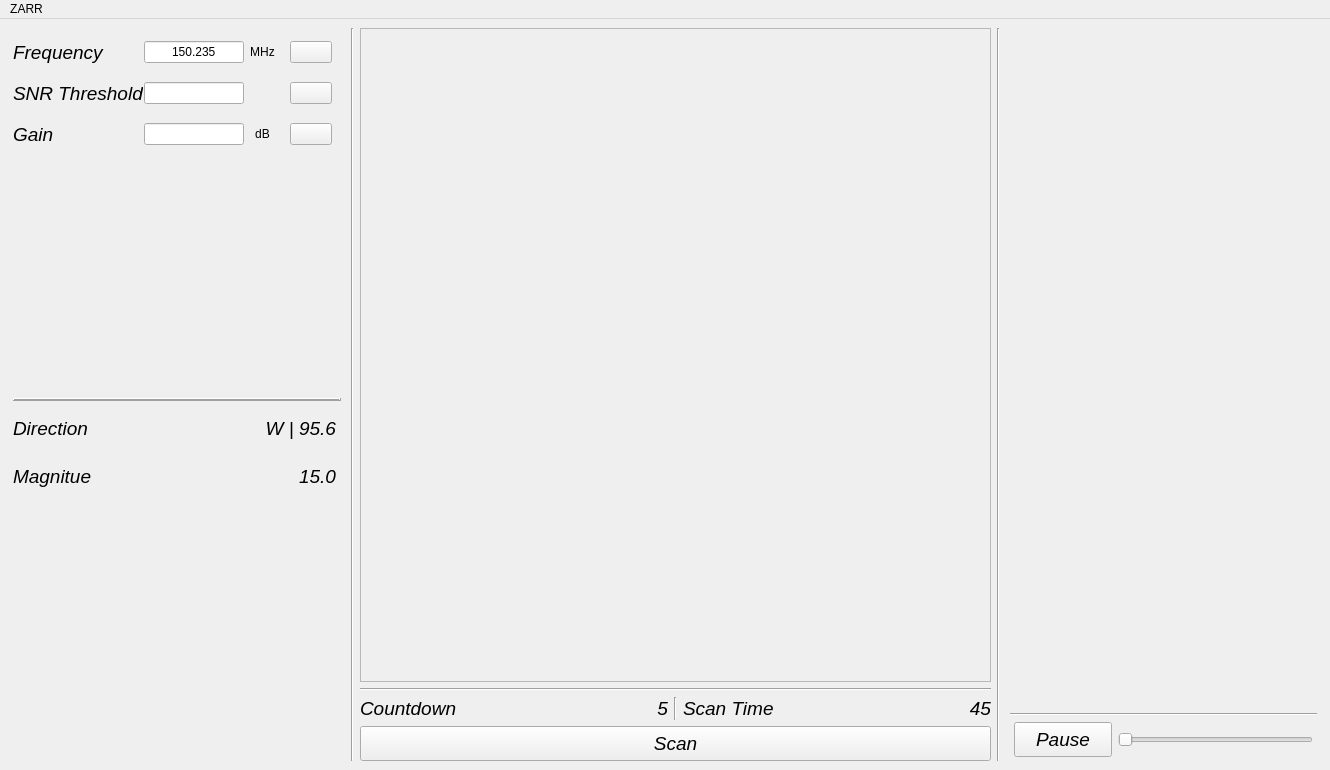
<?xml version="1.0" encoding="UTF-8"?>
<ui version="4.0">
 <class>MainWindow</class>
 <widget class="QMainWindow" name="MainWindow">
  <property name="windowModality">
   <enum>Qt::NonModal</enum>
  </property>
  <property name="geometry">
   <rect>
    <x>0</x>
    <y>0</y>
    <width>1330</width>
    <height>770</height>
   </rect>
  </property>
  <property name="sizePolicy">
   <sizepolicy hsizetype="Maximum" vsizetype="Maximum">
    <horstretch>0</horstretch>
    <verstretch>0</verstretch>
   </sizepolicy>
  </property>
  <property name="windowTitle">
   <string>ZRC - Portable Aerial Radio Receiver</string>
  </property>
  <widget class="QWidget" name="centralwidget">
   <layout class="QVBoxLayout" name="centralWidgetLayout">
    <item>
     <layout class="QGridLayout" name="gridLayout" columnstretch="1,1,2,1,1">
      <item row="0" column="0">
       <widget class="QFrame" name="leftFrame">
        <property name="maximumSize">
         <size>
          <width>400</width>
          <height>16777215</height>
         </size>
        </property>
        <property name="autoFillBackground">
         <bool>false</bool>
        </property>
        <property name="frameShape">
         <enum>QFrame::NoFrame</enum>
        </property>
        <layout class="QVBoxLayout" name="leftLayout" stretch="1,1">
         <property name="margin">
          <number>4</number>
         </property>
         <item>
          <layout class="QVBoxLayout" name="receiverLayout" stretch="0,0,0,1">
           <property name="spacing">
            <number>1</number>
           </property>
           <property name="topMargin">
            <number>0</number>
           </property>
           <item>
            <layout class="QHBoxLayout" name="freqLayout" stretch="0,0,0,0,0">
             <item>
              <widget class="QLabel" name="freqLbl">
               <property name="sizePolicy">
                <sizepolicy hsizetype="Preferred" vsizetype="Preferred">
                 <horstretch>0</horstretch>
                 <verstretch>0</verstretch>
                </sizepolicy>
               </property>
               <property name="minimumSize">
                <size>
                 <width>130</width>
                 <height>40</height>
                </size>
               </property>
               <property name="font">
                <font>
                 <pointsize>14</pointsize>
                 <italic>true</italic>
                </font>
               </property>
               <property name="text">
                <string>Frequency</string>
               </property>
              </widget>
             </item>
             <item>
              <spacer name="freqHSpacer">
               <property name="orientation">
                <enum>Qt::Horizontal</enum>
               </property>
               <property name="sizeHint" stdset="0">
                <size>
                 <width>40</width>
                 <height>20</height>
                </size>
               </property>
              </spacer>
             </item>
             <item>
              <widget class="QLineEdit" name="freqVal">
               <property name="sizePolicy">
                <sizepolicy hsizetype="Fixed" vsizetype="Fixed">
                 <horstretch>0</horstretch>
                 <verstretch>0</verstretch>
                </sizepolicy>
               </property>
               <property name="maximumSize">
                <size>
                 <width>100</width>
                 <height>16777215</height>
                </size>
               </property>
               <property name="text">
                <string>150.235</string>
               </property>
               <property name="alignment">
                <set>Qt::AlignCenter</set>
               </property>
               <property name="readOnly">
                <bool>true</bool>
               </property>
              </widget>
             </item>
             <item>
              <widget class="QLabel" name="freqUnit">
               <property name="minimumSize">
                <size>
                 <width>35</width>
                 <height>0</height>
                </size>
               </property>
               <property name="text">
                <string>MHz</string>
               </property>
               <property name="alignment">
                <set>Qt::AlignCenter</set>
               </property>
              </widget>
             </item>
             <item>
              <widget class="QStackedWidget" name="freqStacked">
               <property name="sizePolicy">
                <sizepolicy hsizetype="Preferred" vsizetype="Preferred">
                 <horstretch>0</horstretch>
                 <verstretch>0</verstretch>
                </sizepolicy>
               </property>
               <property name="maximumSize">
                <size>
                 <width>60</width>
                 <height>16777215</height>
                </size>
               </property>
               <property name="currentIndex">
                <number>0</number>
               </property>
               <widget class="QWidget" name="freqCog">
                <layout class="QHBoxLayout" name="freqCogLayout">
                 <item>
                  <widget class="QPushButton" name="freqBtn">
                   <property name="minimumSize">
                    <size>
                     <width>10</width>
                     <height>10</height>
                    </size>
                   </property>
                   <property name="maximumSize">
                    <size>
                     <width>75</width>
                     <height>16777215</height>
                    </size>
                   </property>
                   <property name="text">
                    <string/>
                   </property>
                   <property name="icon">
                    <iconset resource="resources.qrc">
                     <normaloff>:/Icons/Assets/Icons/cog_settings.png</normaloff>:/Icons/Assets/Icons/cog_settings.png</iconset>
                   </property>
                   <property name="iconSize">
                    <size>
                     <width>24</width>
                     <height>24</height>
                    </size>
                   </property>
                  </widget>
                 </item>
                </layout>
               </widget>
               <widget class="QWidget" name="freqOkCancel">
                <layout class="QHBoxLayout" name="freqOkCancelLayout">
                 <property name="spacing">
                  <number>0</number>
                 </property>
                 <property name="sizeConstraint">
                  <enum>QLayout::SetDefaultConstraint</enum>
                 </property>
                 <property name="margin">
                  <number>0</number>
                 </property>
                 <item>
                  <widget class="QPushButton" name="frekOkBtn">
                   <property name="text">
                    <string/>
                   </property>
                   <property name="icon">
                    <iconset resource="resources.qrc">
                     <normaloff>:/Icons/Assets/Icons/check.png</normaloff>:/Icons/Assets/Icons/check.png</iconset>
                   </property>
                  </widget>
                 </item>
                 <item>
                  <widget class="QPushButton" name="freqCancelBtn">
                   <property name="text">
                    <string/>
                   </property>
                   <property name="icon">
                    <iconset resource="resources.qrc">
                     <normaloff>:/Icons/Assets/Icons/cancel.png</normaloff>:/Icons/Assets/Icons/cancel.png</iconset>
                   </property>
                  </widget>
                 </item>
                </layout>
               </widget>
              </widget>
             </item>
            </layout>
           </item>
           <item>
            <layout class="QHBoxLayout" name="snrLayout" stretch="0,0,0,0,0">
             <item>
              <widget class="QLabel" name="snrLbl">
               <property name="minimumSize">
                <size>
                 <width>130</width>
                 <height>40</height>
                </size>
               </property>
               <property name="maximumSize">
                <size>
                 <width>110</width>
                 <height>16777215</height>
                </size>
               </property>
               <property name="font">
                <font>
                 <pointsize>14</pointsize>
                 <italic>true</italic>
                </font>
               </property>
               <property name="text">
                <string>SNR Threshold</string>
               </property>
              </widget>
             </item>
             <item>
              <spacer name="snrHSpacer">
               <property name="orientation">
                <enum>Qt::Horizontal</enum>
               </property>
               <property name="sizeHint" stdset="0">
                <size>
                 <width>40</width>
                 <height>20</height>
                </size>
               </property>
              </spacer>
             </item>
             <item>
              <widget class="QLineEdit" name="snrVal">
               <property name="sizePolicy">
                <sizepolicy hsizetype="Fixed" vsizetype="Fixed">
                 <horstretch>0</horstretch>
                 <verstretch>0</verstretch>
                </sizepolicy>
               </property>
               <property name="maximumSize">
                <size>
                 <width>100</width>
                 <height>16777215</height>
                </size>
               </property>
               <property name="alignment">
                <set>Qt::AlignCenter</set>
               </property>
               <property name="readOnly">
                <bool>true</bool>
               </property>
              </widget>
             </item>
             <item>
              <widget class="QLabel" name="snrUnit">
               <property name="minimumSize">
                <size>
                 <width>35</width>
                 <height>0</height>
                </size>
               </property>
               <property name="text">
                <string/>
               </property>
               <property name="alignment">
                <set>Qt::AlignCenter</set>
               </property>
              </widget>
             </item>
             <item>
              <widget class="QStackedWidget" name="snrStacked">
               <property name="sizePolicy">
                <sizepolicy hsizetype="Preferred" vsizetype="Preferred">
                 <horstretch>0</horstretch>
                 <verstretch>0</verstretch>
                </sizepolicy>
               </property>
               <property name="maximumSize">
                <size>
                 <width>60</width>
                 <height>16777215</height>
                </size>
               </property>
               <property name="currentIndex">
                <number>0</number>
               </property>
               <widget class="QWidget" name="snrCog">
                <property name="layoutDirection">
                 <enum>Qt::LeftToRight</enum>
                </property>
                <layout class="QHBoxLayout" name="snrCogLayout">
                 <item>
                  <widget class="QPushButton" name="snrBtn">
                   <property name="enabled">
                    <bool>true</bool>
                   </property>
                   <property name="sizePolicy">
                    <sizepolicy hsizetype="Minimum" vsizetype="Fixed">
                     <horstretch>0</horstretch>
                     <verstretch>0</verstretch>
                    </sizepolicy>
                   </property>
                   <property name="minimumSize">
                    <size>
                     <width>10</width>
                     <height>10</height>
                    </size>
                   </property>
                   <property name="maximumSize">
                    <size>
                     <width>75</width>
                     <height>16777215</height>
                    </size>
                   </property>
                   <property name="text">
                    <string/>
                   </property>
                   <property name="icon">
                    <iconset resource="resources.qrc">
                     <normaloff>:/Icons/Assets/Icons/cog_settings.png</normaloff>:/Icons/Assets/Icons/cog_settings.png</iconset>
                   </property>
                   <property name="iconSize">
                    <size>
                     <width>24</width>
                     <height>24</height>
                    </size>
                   </property>
                  </widget>
                 </item>
                </layout>
               </widget>
               <widget class="QWidget" name="snrOkCancel">
                <layout class="QHBoxLayout" name="snrOkCancelLayout">
                 <property name="spacing">
                  <number>0</number>
                 </property>
                 <property name="sizeConstraint">
                  <enum>QLayout::SetDefaultConstraint</enum>
                 </property>
                 <property name="margin">
                  <number>0</number>
                 </property>
                 <item>
                  <widget class="QPushButton" name="snrOkBtn">
                   <property name="text">
                    <string/>
                   </property>
                   <property name="icon">
                    <iconset resource="resources.qrc">
                     <normaloff>:/Icons/Assets/Icons/check.png</normaloff>:/Icons/Assets/Icons/check.png</iconset>
                   </property>
                  </widget>
                 </item>
                 <item>
                  <widget class="QPushButton" name="snrCancelBtn">
                   <property name="text">
                    <string/>
                   </property>
                   <property name="icon">
                    <iconset resource="resources.qrc">
                     <normaloff>:/Icons/Assets/Icons/cancel.png</normaloff>:/Icons/Assets/Icons/cancel.png</iconset>
                   </property>
                  </widget>
                 </item>
                </layout>
               </widget>
              </widget>
             </item>
            </layout>
           </item>
           <item>
            <layout class="QHBoxLayout" name="gainLayout" stretch="0,0,0,0,0">
             <item>
              <widget class="QLabel" name="gainLbl">
               <property name="sizePolicy">
                <sizepolicy hsizetype="Preferred" vsizetype="Preferred">
                 <horstretch>0</horstretch>
                 <verstretch>0</verstretch>
                </sizepolicy>
               </property>
               <property name="minimumSize">
                <size>
                 <width>130</width>
                 <height>40</height>
                </size>
               </property>
               <property name="maximumSize">
                <size>
                 <width>110</width>
                 <height>16777215</height>
                </size>
               </property>
               <property name="font">
                <font>
                 <pointsize>14</pointsize>
                 <italic>true</italic>
                </font>
               </property>
               <property name="text">
                <string>Gain</string>
               </property>
              </widget>
             </item>
             <item>
              <spacer name="gainHSpacer">
               <property name="orientation">
                <enum>Qt::Horizontal</enum>
               </property>
               <property name="sizeHint" stdset="0">
                <size>
                 <width>40</width>
                 <height>20</height>
                </size>
               </property>
              </spacer>
             </item>
             <item>
              <widget class="QLineEdit" name="gainVal">
               <property name="sizePolicy">
                <sizepolicy hsizetype="Fixed" vsizetype="Fixed">
                 <horstretch>0</horstretch>
                 <verstretch>0</verstretch>
                </sizepolicy>
               </property>
               <property name="maximumSize">
                <size>
                 <width>100</width>
                 <height>16777215</height>
                </size>
               </property>
               <property name="alignment">
                <set>Qt::AlignCenter</set>
               </property>
               <property name="readOnly">
                <bool>true</bool>
               </property>
              </widget>
             </item>
             <item>
              <widget class="QLabel" name="gainUnit">
               <property name="minimumSize">
                <size>
                 <width>35</width>
                 <height>0</height>
                </size>
               </property>
               <property name="text">
                <string>dB</string>
               </property>
               <property name="alignment">
                <set>Qt::AlignCenter</set>
               </property>
              </widget>
             </item>
             <item>
              <widget class="QStackedWidget" name="gainStacked">
               <property name="sizePolicy">
                <sizepolicy hsizetype="Preferred" vsizetype="Preferred">
                 <horstretch>0</horstretch>
                 <verstretch>0</verstretch>
                </sizepolicy>
               </property>
               <property name="maximumSize">
                <size>
                 <width>60</width>
                 <height>16777215</height>
                </size>
               </property>
               <property name="currentIndex">
                <number>0</number>
               </property>
               <widget class="QWidget" name="gainCog">
                <property name="sizePolicy">
                 <sizepolicy hsizetype="Preferred" vsizetype="Preferred">
                  <horstretch>0</horstretch>
                  <verstretch>0</verstretch>
                 </sizepolicy>
                </property>
                <layout class="QVBoxLayout" name="gainCogLayout">
                 <item>
                  <widget class="QPushButton" name="gainButton">
                   <property name="minimumSize">
                    <size>
                     <width>10</width>
                     <height>10</height>
                    </size>
                   </property>
                   <property name="maximumSize">
                    <size>
                     <width>75</width>
                     <height>16777215</height>
                    </size>
                   </property>
                   <property name="layoutDirection">
                    <enum>Qt::LeftToRight</enum>
                   </property>
                   <property name="text">
                    <string/>
                   </property>
                   <property name="icon">
                    <iconset resource="resources.qrc">
                     <normaloff>:/Icons/Assets/Icons/cog_settings.png</normaloff>:/Icons/Assets/Icons/cog_settings.png</iconset>
                   </property>
                   <property name="iconSize">
                    <size>
                     <width>24</width>
                     <height>24</height>
                    </size>
                   </property>
                  </widget>
                 </item>
                </layout>
               </widget>
               <widget class="QWidget" name="gainOkCancel">
                <layout class="QHBoxLayout" name="gainOkCancelLayout">
                 <property name="spacing">
                  <number>0</number>
                 </property>
                 <property name="sizeConstraint">
                  <enum>QLayout::SetDefaultConstraint</enum>
                 </property>
                 <property name="margin">
                  <number>0</number>
                 </property>
                 <item>
                  <widget class="QPushButton" name="gainOkBtn">
                   <property name="text">
                    <string/>
                   </property>
                   <property name="icon">
                    <iconset resource="resources.qrc">
                     <normaloff>:/Icons/Assets/Icons/check.png</normaloff>:/Icons/Assets/Icons/check.png</iconset>
                   </property>
                  </widget>
                 </item>
                 <item>
                  <widget class="QPushButton" name="gainCancelBtn">
                   <property name="text">
                    <string/>
                   </property>
                   <property name="icon">
                    <iconset resource="resources.qrc">
                     <normaloff>:/Icons/Assets/Icons/cancel.png</normaloff>:/Icons/Assets/Icons/cancel.png</iconset>
                   </property>
                  </widget>
                 </item>
                </layout>
               </widget>
              </widget>
             </item>
            </layout>
           </item>
           <item>
            <spacer name="receiverVSpacer">
             <property name="orientation">
              <enum>Qt::Vertical</enum>
             </property>
             <property name="sizeHint" stdset="0">
              <size>
               <width>20</width>
               <height>40</height>
              </size>
             </property>
            </spacer>
           </item>
          </layout>
         </item>
         <item>
          <layout class="QVBoxLayout" name="scanResultLayout">
           <property name="bottomMargin">
            <number>15</number>
           </property>
           <item>
            <widget class="Line" name="line">
             <property name="frameShadow">
              <enum>QFrame::Raised</enum>
             </property>
             <property name="lineWidth">
              <number>2</number>
             </property>
             <property name="orientation">
              <enum>Qt::Horizontal</enum>
             </property>
            </widget>
           </item>
           <item>
            <layout class="QHBoxLayout" name="directionLayout" stretch="0,1">
             <property name="rightMargin">
              <number>5</number>
             </property>
             <item>
              <widget class="QLabel" name="directionLbl">
               <property name="minimumSize">
                <size>
                 <width>0</width>
                 <height>42</height>
                </size>
               </property>
               <property name="font">
                <font>
                 <pointsize>14</pointsize>
                 <italic>true</italic>
                </font>
               </property>
               <property name="text">
                <string>Direction</string>
               </property>
              </widget>
             </item>
             <item>
              <widget class="QLabel" name="directionVal">
               <property name="font">
                <font>
                 <pointsize>14</pointsize>
                 <italic>true</italic>
                </font>
               </property>
               <property name="text">
                <string>W | 95.6</string>
               </property>
               <property name="alignment">
                <set>Qt::AlignRight|Qt::AlignTrailing|Qt::AlignVCenter</set>
               </property>
              </widget>
             </item>
            </layout>
           </item>
           <item>
            <layout class="QHBoxLayout" name="magnitudeLayout" stretch="0,1">
             <property name="rightMargin">
              <number>5</number>
             </property>
             <item>
              <widget class="QLabel" name="magnitudeLbl">
               <property name="minimumSize">
                <size>
                 <width>0</width>
                 <height>42</height>
                </size>
               </property>
               <property name="font">
                <font>
                 <pointsize>14</pointsize>
                 <italic>true</italic>
                </font>
               </property>
               <property name="text">
                <string>Magnitue</string>
               </property>
              </widget>
             </item>
             <item>
              <widget class="QLabel" name="magnitudeVal">
               <property name="font">
                <font>
                 <pointsize>14</pointsize>
                 <italic>true</italic>
                </font>
               </property>
               <property name="text">
                <string>15.0</string>
               </property>
               <property name="alignment">
                <set>Qt::AlignRight|Qt::AlignTrailing|Qt::AlignVCenter</set>
               </property>
              </widget>
             </item>
            </layout>
           </item>
           <item>
            <spacer name="scanResultVSpacer">
             <property name="orientation">
              <enum>Qt::Vertical</enum>
             </property>
             <property name="sizeHint" stdset="0">
              <size>
               <width>20</width>
               <height>40</height>
              </size>
             </property>
            </spacer>
           </item>
          </layout>
         </item>
        </layout>
       </widget>
      </item>
      <item row="0" column="4">
       <widget class="QFrame" name="waterfallFrame">
        <property name="maximumSize">
         <size>
          <width>400</width>
          <height>16777215</height>
         </size>
        </property>
        <property name="frameShape">
         <enum>QFrame::NoFrame</enum>
        </property>
        <property name="frameShadow">
         <enum>QFrame::Sunken</enum>
        </property>
        <layout class="QGridLayout" name="waterfallFrameLayout" rowstretch="1,0,0">
         <property name="margin">
          <number>4</number>
         </property>
         <item row="2" column="0">
          <layout class="QHBoxLayout" name="waterfallToolbar">
           <property name="leftMargin">
            <number>4</number>
           </property>
           <property name="rightMargin">
            <number>4</number>
           </property>
           <property name="bottomMargin">
            <number>0</number>
           </property>
           <item>
            <layout class="QHBoxLayout" name="audioLayout" stretch="1,2">
             <item>
              <widget class="QPushButton" name="pauseBtn">
               <property name="minimumSize">
                <size>
                 <width>0</width>
                 <height>35</height>
                </size>
               </property>
               <property name="font">
                <font>
                 <pointsize>14</pointsize>
                 <italic>true</italic>
                </font>
               </property>
               <property name="text">
                <string>Pause</string>
               </property>
              </widget>
             </item>
             <item>
              <widget class="QSlider" name="soundSlider">
               <property name="maximum">
                <number>100</number>
               </property>
               <property name="orientation">
                <enum>Qt::Horizontal</enum>
               </property>
              </widget>
             </item>
            </layout>
           </item>
          </layout>
         </item>
         <item row="1" column="0">
          <widget class="Line" name="waterfallHLine">
           <property name="orientation">
            <enum>Qt::Horizontal</enum>
           </property>
          </widget>
         </item>
         <item row="0" column="0">
          <widget class="QWidget" name="waterfall" native="true"/>
         </item>
        </layout>
       </widget>
      </item>
      <item row="0" column="2">
       <layout class="QGridLayout" name="centerLayout" rowstretch="20,0,0,0">
        <item row="3" column="0">
         <layout class="QHBoxLayout" name="scanStartLayout">
          <property name="bottomMargin">
           <number>0</number>
          </property>
          <item>
           <widget class="QPushButton" name="scanButton">
            <property name="minimumSize">
             <size>
              <width>0</width>
              <height>35</height>
             </size>
            </property>
            <property name="font">
             <font>
              <pointsize>14</pointsize>
              <italic>true</italic>
             </font>
            </property>
            <property name="text">
             <string>Scan</string>
            </property>
           </widget>
          </item>
         </layout>
        </item>
        <item row="2" column="0">
         <layout class="QHBoxLayout" name="timeDispLayout">
          <item>
           <layout class="QGridLayout" name="countdownLayout">
            <item row="0" column="0">
             <widget class="QLabel" name="countdownLbl">
              <property name="font">
               <font>
                <pointsize>14</pointsize>
                <italic>true</italic>
               </font>
              </property>
              <property name="text">
               <string>Countdown</string>
              </property>
             </widget>
            </item>
            <item row="0" column="1">
             <widget class="QLabel" name="countdownVal">
              <property name="font">
               <font>
                <pointsize>14</pointsize>
                <italic>true</italic>
               </font>
              </property>
              <property name="text">
               <string>5</string>
              </property>
              <property name="alignment">
               <set>Qt::AlignRight|Qt::AlignTrailing|Qt::AlignVCenter</set>
              </property>
             </widget>
            </item>
           </layout>
          </item>
          <item>
           <widget class="Line" name="scanTimeVLine">
            <property name="orientation">
             <enum>Qt::Vertical</enum>
            </property>
           </widget>
          </item>
          <item>
           <layout class="QGridLayout" name="scanTimeLayout">
            <item row="0" column="0">
             <widget class="QLabel" name="scanTimeLbl">
              <property name="font">
               <font>
                <pointsize>14</pointsize>
                <italic>true</italic>
               </font>
              </property>
              <property name="text">
               <string>Scan Time</string>
              </property>
             </widget>
            </item>
            <item row="0" column="1">
             <widget class="QLabel" name="scanTimeVal">
              <property name="font">
               <font>
                <pointsize>14</pointsize>
                <italic>true</italic>
               </font>
              </property>
              <property name="text">
               <string>45</string>
              </property>
              <property name="alignment">
               <set>Qt::AlignRight|Qt::AlignTrailing|Qt::AlignVCenter</set>
              </property>
             </widget>
            </item>
           </layout>
          </item>
         </layout>
        </item>
        <item row="1" column="0">
         <widget class="Line" name="compassHLine">
          <property name="orientation">
           <enum>Qt::Horizontal</enum>
          </property>
         </widget>
        </item>
        <item row="0" column="0">
         <widget class="QFrame" name="compass">
          <property name="frameShape">
           <enum>QFrame::StyledPanel</enum>
          </property>
          <property name="frameShadow">
           <enum>QFrame::Raised</enum>
          </property>
         </widget>
        </item>
       </layout>
      </item>
      <item row="0" column="1">
       <widget class="Line" name="leftVLine">
        <property name="orientation">
         <enum>Qt::Vertical</enum>
        </property>
       </widget>
      </item>
      <item row="0" column="3">
       <widget class="Line" name="rightVLine">
        <property name="orientation">
         <enum>Qt::Vertical</enum>
        </property>
       </widget>
      </item>
     </layout>
    </item>
   </layout>
  </widget>
  <widget class="QMenuBar" name="menubar">
   <property name="geometry">
    <rect>
     <x>0</x>
     <y>0</y>
     <width>1330</width>
     <height>28</height>
    </rect>
   </property>
   <widget class="QMenu" name="menuSettings">
    <property name="title">
     <string>ZARR</string>
    </property>
    <addaction name="actionTelemetry"/>
    <addaction name="actionScan_Settings"/>
   </widget>
   <addaction name="menuSettings"/>
  </widget>
  <action name="actionScan_Settings">
   <property name="text">
    <string>Scan Settings</string>
   </property>
  </action>
  <action name="actionTelemetry">
   <property name="text">
    <string>Telemetry</string>
   </property>
  </action>
 </widget>
 <resources>
  <include location="resources.qrc"/>
 </resources>
 <connections/>
</ui>
